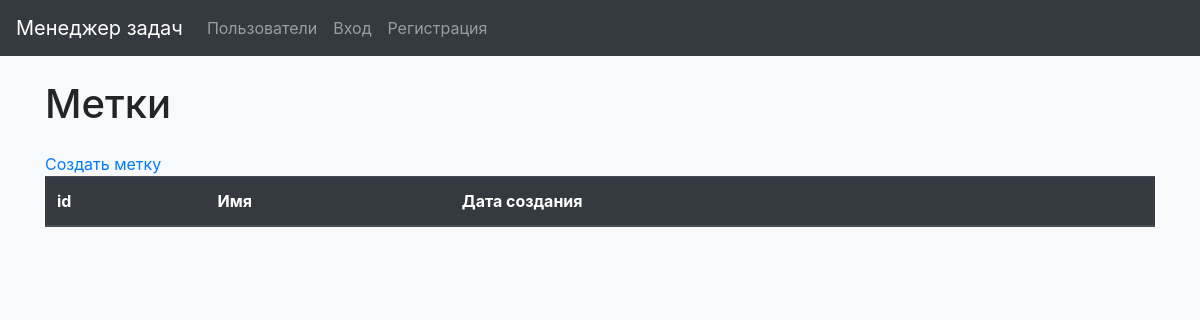
The app's page /labels/, older data.
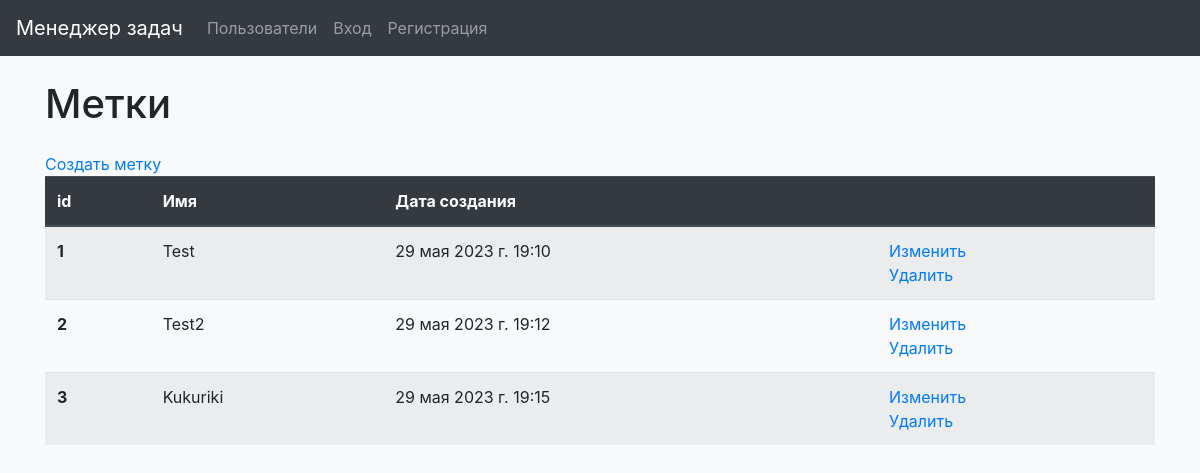
The same page, newer data.
### task_manager/labels/models.py (models this page shows)
class Labels(models.Model):
    label_name = models.CharField(max_length=250)
    created_at = models.DateTimeField(auto_now_add=True)

### task_manager/labels/views.py (the view)
# urls.py: path('', LabelsListView.as_view(), name='labels'),
class LabelsListView(View):
    def get(self, request, *args, **kwargs):
        labels = Labels.objects.all()
        return render(request, 'labels/labels.html', context={
            "labels": labels,
        })

### task_manager/templates/labels/labels.html (shortened to what this page needs)
{% extends 'navbar.html' %}
{% load i18n %}
{% block content %}
<body class="bg-light">
  <div class="container wrapper flex-grow-1">
      <h1 class="my-4">{% trans 'Labels' %}</h1>
      <a href="{% url 'create_label' %}">{% trans 'Create label' %}</a>
        <table class="table table-striped">
          <thead class="thead-dark">
            <tr>
              <th scope="col">id</th>
              <th scope="col">{% trans 'Name' %}</th>
              <th scope="col">{% trans 'Date of creation' %}</th>
              <th scope="col"> </th>
            </tr>
          </thead>
          <tbody>
          {% for label in labels %}
            <tr>
              <th scope="row">{{ label.id }}</th>
              <td>{{ label.label_name }}</td>
              <td>{{ label.created_at }}</td>
              <td>
                <a href="/labels">{% trans 'Update' %}</a>
                    <br>
                <a href="/labels">{% trans 'Delete' %}</a>
              </td>
            </tr>
          {% endfor %}
          </tbody>
        </table>
  </div>
</body>
{% endblock %}

### task_manager/templates/navbar.html (shortened to what this page needs)
<!doctype html>
{% load bootstrap4 %}
{% bootstrap_css %}
{% load i18n %}
{% load static %}
<html lang="ru">
  <head>
  </head>
  <body>
    <nav class="navbar navbar-expand-md navbar-dark bg-dark mb-4">
  <a class="navbar-brand " href="/">{% trans 'Task manager' %}</a>
  <div class="collapse navbar-collapse" id="navbarsExample01">
    <ul class="navbar-nav mr-auto">
      <li class="nav-item">
        <a class="nav-link" href="/users">{% trans 'Users' %}</a>
      </li>
      {% if request.user.is_authenticated %}
        <li class="nav-item">
        <a class="nav-link" href="/statuses">{% trans 'Statuses' %}</a>
        </li>
        </li>
        <li class="nav-item">
        <a class="nav-link" href="/labels">{% trans 'Labels' %}</a>
        </li>
        <li class="nav-item">
        <a class="nav-link" href="/">{% trans 'Tasks' %}</a>
        </li>
        <form action="{% url 'logout' %}" method="post">
          {% csrf_token %}
        <li class="nav-item">
          <input class="btn nav-link" type="submit" value="{% trans 'Log out' %}">
        </li>
        </form>
      {% else %}
        <li class="nav-item">
        <a class="nav-link" href="/login">{% trans 'Log in' %}</a>
        </li>
        <li class="nav-item">
        <a class="nav-link" href="/users/create">{% trans 'Sign Up' %}</a>
        </li>
      {% endif %}
    </ul>
  </div>
</nav>
  </body>
    {% block content %}
    {% endblock %}
</html>

Row changes from the older to the newer data that the page shows:
added Labels: id "1", label_name "Test", created_at "29 мая 2023 г. 19:10"
added Labels: id "2", label_name "Test2", created_at "29 мая 2023 г. 19:12"
added Labels: id "3", label_name "Kukuriki", created_at "29 мая 2023 г. 19:15"
